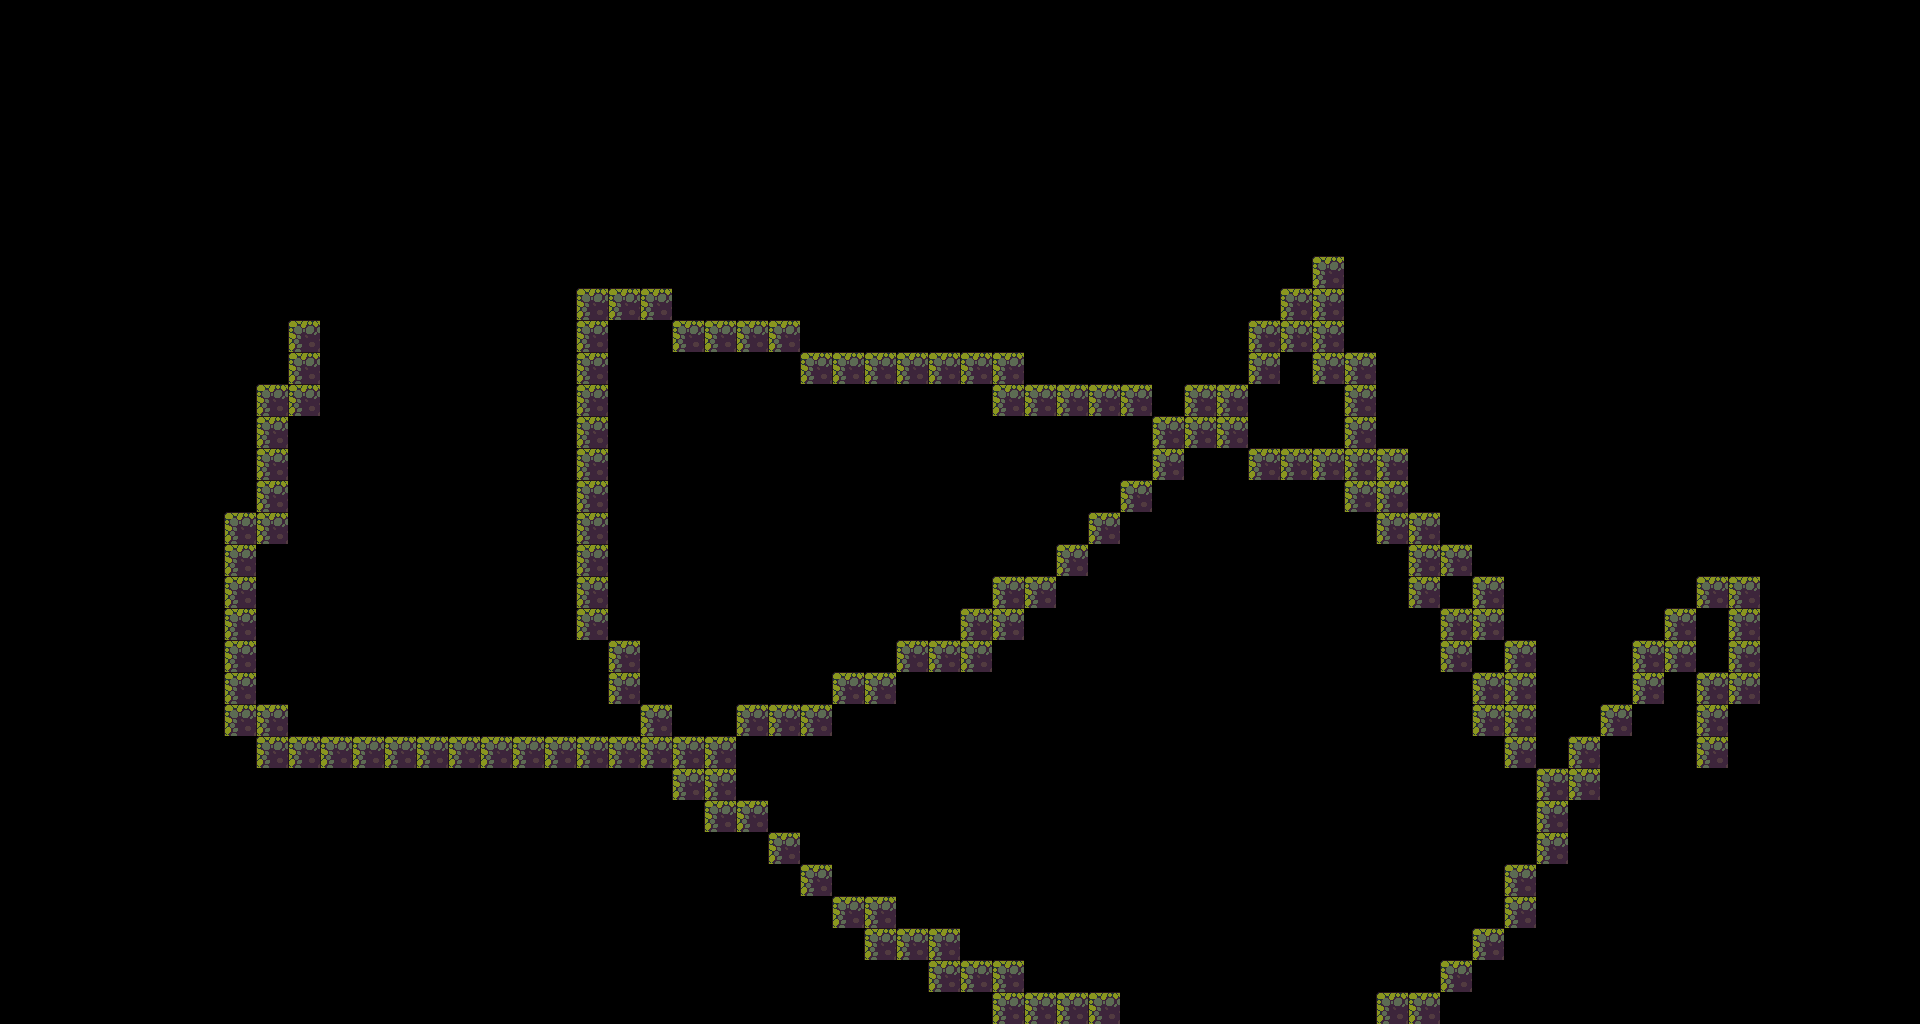

Rendered tile map (Tiled .tmx) drawn with the repository's tilesets; below, a short description and the full map source, tile grids included:
An orthogonal 60x32 tile map with 32x32 px tiles, 1 tile layer (Слой тайлов 1).

<map version="1.2" tiledversion="1.3.1" orientation="orthogonal" renderorder="right-down" compressionlevel="-1" width="60" height="32" tilewidth="32" tileheight="32" infinite="0" nextlayerid="2" nextobjectid="1">
 <editorsettings>
  <export target="maps/blindForest.json" format="json" />
 </editorsettings>
 <tileset firstgid="1" name="Tileset" tilewidth="32" tileheight="32" tilecount="60" columns="10">
  <image source="swamplands/1 Tiles/Tileset.png" width="320" height="192" />
 </tileset>
 <layer id="1" name="Слой тайлов 1" width="60" height="32">
  <data encoding="csv">
0,0,0,0,0,0,0,0,0,0,0,0,0,0,0,0,0,0,0,0,0,0,0,0,0,0,0,0,0,0,0,0,0,0,0,0,0,0,0,0,0,0,0,0,0,0,0,0,0,0,0,0,0,0,0,0,0,0,0,0,
0,0,0,0,0,0,0,0,0,0,0,0,0,0,0,0,0,0,0,0,0,0,0,0,0,0,0,0,0,0,0,0,0,0,0,0,0,0,0,0,0,0,0,0,0,0,0,0,0,0,0,0,0,0,0,0,0,0,0,0,
0,0,0,0,0,0,0,0,0,0,0,0,0,0,0,0,0,0,0,0,0,0,0,0,0,0,0,0,0,0,0,0,0,0,0,0,0,0,0,0,0,0,0,0,0,0,0,0,0,0,0,0,0,0,0,0,0,0,0,0,
0,0,0,0,0,0,0,0,0,0,0,0,0,0,0,0,0,0,0,0,0,0,0,0,0,0,0,0,0,0,0,0,0,0,0,0,0,0,0,0,0,0,0,0,0,0,0,0,0,0,0,0,0,0,0,0,0,0,0,0,
0,0,0,0,0,0,0,0,0,0,0,0,0,0,0,0,0,0,0,0,0,0,0,0,0,0,0,0,0,0,0,0,0,0,0,0,0,0,0,0,0,0,0,0,0,0,0,0,0,0,0,0,0,0,0,0,0,0,0,0,
0,0,0,0,0,0,0,0,0,0,0,0,0,0,0,0,0,0,0,0,0,0,0,0,0,0,0,0,0,0,0,0,0,0,0,0,0,0,0,0,0,0,0,0,0,0,0,0,0,0,0,0,0,0,0,0,0,0,0,0,
0,0,0,0,0,0,0,0,0,0,0,0,0,0,0,0,0,0,0,0,0,0,0,0,0,0,0,0,0,0,0,0,0,0,0,0,0,0,0,0,0,0,0,0,0,0,0,0,0,0,0,0,0,0,0,0,0,0,0,0,
0,0,0,0,0,0,0,0,0,0,0,0,0,0,0,0,0,0,0,0,0,0,0,0,0,0,0,0,0,0,0,0,0,0,0,0,0,0,0,0,0,0,0,0,0,0,0,0,0,0,0,0,0,0,0,0,0,0,0,0,
0,0,0,0,0,0,0,0,0,0,0,0,0,0,0,0,0,0,0,0,0,0,0,0,0,0,0,0,0,0,0,0,0,0,0,0,0,0,0,0,0,1,0,0,0,0,0,0,0,0,0,0,0,0,0,0,0,0,0,0,
0,0,0,0,0,0,0,0,0,0,0,0,0,0,0,0,0,0,1,1,1,0,0,0,0,0,0,0,0,0,0,0,0,0,0,0,0,0,0,0,1,1,0,0,0,0,0,0,0,0,0,0,0,0,0,0,0,0,0,0,
0,0,0,0,0,0,0,0,0,1,0,0,0,0,0,0,0,0,1,0,0,1,1,1,1,0,0,0,0,0,0,0,0,0,0,0,0,0,0,1,1,1,0,0,0,0,0,0,0,0,0,0,0,0,0,0,0,0,0,0,
0,0,0,0,0,0,0,0,0,1,0,0,0,0,0,0,0,0,1,0,0,0,0,0,0,1,1,1,1,1,1,1,0,0,0,0,0,0,0,1,0,1,1,0,0,0,0,0,0,0,0,0,0,0,0,0,0,0,0,0,
0,0,0,0,0,0,0,0,1,1,0,0,0,0,0,0,0,0,1,0,0,0,0,0,0,0,0,0,0,0,0,1,1,1,1,1,0,1,1,0,0,0,1,0,0,0,0,0,0,0,0,0,0,0,0,0,0,0,0,0,
0,0,0,0,0,0,0,0,1,0,0,0,0,0,0,0,0,0,1,0,0,0,0,0,0,0,0,0,0,0,0,0,0,0,0,0,1,1,1,0,0,0,1,0,0,0,0,0,0,0,0,0,0,0,0,0,0,0,0,0,
0,0,0,0,0,0,0,0,1,0,0,0,0,0,0,0,0,0,1,0,0,0,0,0,0,0,0,0,0,0,0,0,0,0,0,0,1,0,0,1,1,1,1,1,0,0,0,0,0,0,0,0,0,0,0,0,0,0,0,0,
0,0,0,0,0,0,0,0,1,0,0,0,0,0,0,0,0,0,1,0,0,0,0,0,0,0,0,0,0,0,0,0,0,0,0,1,0,0,0,0,0,0,1,1,0,0,0,0,0,0,0,0,0,0,0,0,0,0,0,0,
0,0,0,0,0,0,0,1,1,0,0,0,0,0,0,0,0,0,1,0,0,0,0,0,0,0,0,0,0,0,0,0,0,0,1,0,0,0,0,0,0,0,0,1,1,0,0,0,0,0,0,0,0,0,0,0,0,0,0,0,
0,0,0,0,0,0,0,1,0,0,0,0,0,0,0,0,0,0,1,0,0,0,0,0,0,0,0,0,0,0,0,0,0,1,0,0,0,0,0,0,0,0,0,0,1,1,0,0,0,0,0,0,0,0,0,0,0,0,0,0,
0,0,0,0,0,0,0,1,0,0,0,0,0,0,0,0,0,0,1,0,0,0,0,0,0,0,0,0,0,0,0,1,1,0,0,0,0,0,0,0,0,0,0,0,1,0,1,0,0,0,0,0,0,1,1,0,0,0,0,0,
0,0,0,0,0,0,0,1,0,0,0,0,0,0,0,0,0,0,1,0,0,0,0,0,0,0,0,0,0,0,1,1,0,0,0,0,0,0,0,0,0,0,0,0,0,1,1,0,0,0,0,0,1,0,1,0,0,0,0,0,
0,0,0,0,0,0,0,1,0,0,0,0,0,0,0,0,0,0,0,1,0,0,0,0,0,0,0,0,1,1,1,0,0,0,0,0,0,0,0,0,0,0,0,0,0,1,0,1,0,0,0,1,1,0,1,0,0,0,0,0,
0,0,0,0,0,0,0,1,0,0,0,0,0,0,0,0,0,0,0,1,0,0,0,0,0,0,1,1,0,0,0,0,0,0,0,0,0,0,0,0,0,0,0,0,0,0,1,1,0,0,0,1,0,1,1,0,0,0,0,0,
0,0,0,0,0,0,0,1,1,0,0,0,0,0,0,0,0,0,0,0,1,0,0,1,1,1,0,0,0,0,0,0,0,0,0,0,0,0,0,0,0,0,0,0,0,0,1,1,0,0,1,0,0,1,0,0,0,0,0,0,
0,0,0,0,0,0,0,0,1,1,1,1,1,1,1,1,1,1,1,1,1,1,1,0,0,0,0,0,0,0,0,0,0,0,0,0,0,0,0,0,0,0,0,0,0,0,0,1,0,1,0,0,0,1,0,0,0,0,0,0,
0,0,0,0,0,0,0,0,0,0,0,0,0,0,0,0,0,0,0,0,0,1,1,0,0,0,0,0,0,0,0,0,0,0,0,0,0,0,0,0,0,0,0,0,0,0,0,0,1,1,0,0,0,0,0,0,0,0,0,0,
0,0,0,0,0,0,0,0,0,0,0,0,0,0,0,0,0,0,0,0,0,0,1,1,0,0,0,0,0,0,0,0,0,0,0,0,0,0,0,0,0,0,0,0,0,0,0,0,1,0,0,0,0,0,0,0,0,0,0,0,
0,0,0,0,0,0,0,0,0,0,0,0,0,0,0,0,0,0,0,0,0,0,0,0,1,0,0,0,0,0,0,0,0,0,0,0,0,0,0,0,0,0,0,0,0,0,0,0,1,0,0,0,0,0,0,0,0,0,0,0,
0,0,0,0,0,0,0,0,0,0,0,0,0,0,0,0,0,0,0,0,0,0,0,0,0,1,0,0,0,0,0,0,0,0,0,0,0,0,0,0,0,0,0,0,0,0,0,1,0,0,0,0,0,0,0,0,0,0,0,0,
0,0,0,0,0,0,0,0,0,0,0,0,0,0,0,0,0,0,0,0,0,0,0,0,0,0,1,1,0,0,0,0,0,0,0,0,0,0,0,0,0,0,0,0,0,0,0,1,0,0,0,0,0,0,0,0,0,0,0,0,
0,0,0,0,0,0,0,0,0,0,0,0,0,0,0,0,0,0,0,0,0,0,0,0,0,0,0,1,1,1,0,0,0,0,0,0,0,0,0,0,0,0,0,0,0,0,1,0,0,0,0,0,0,0,0,0,0,0,0,0,
0,0,0,0,0,0,0,0,0,0,0,0,0,0,0,0,0,0,0,0,0,0,0,0,0,0,0,0,0,1,1,1,0,0,0,0,0,0,0,0,0,0,0,0,0,1,0,0,0,0,0,0,0,0,0,0,0,0,0,0,
0,0,0,0,0,0,0,0,0,0,0,0,0,0,0,0,0,0,0,0,0,0,0,0,0,0,0,0,0,0,0,1,1,1,1,0,0,0,0,0,0,0,0,1,1,0,0,0,0,0,0,0,0,0,0,0,0,0,0,0
</data>
 </layer>
</map>
